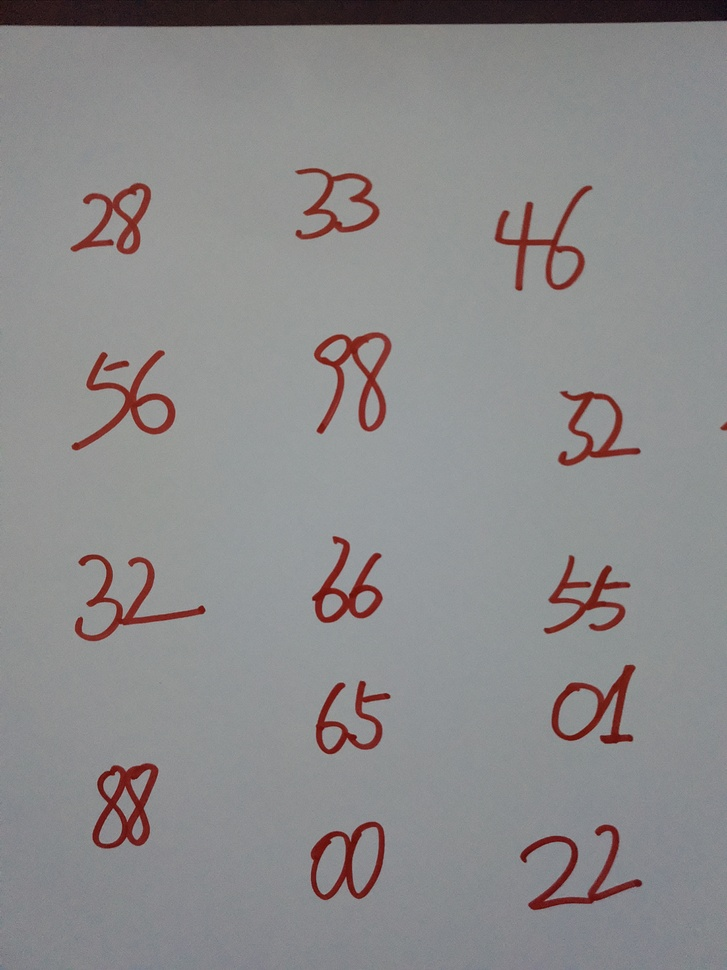
#> input picture CH4_ROI颜色统计与图像二值化/touching_numbers_01.jpg, 727 x 970 px, shrunk from 3000 x 4000 before the run
$ python CH4.3_BinaryInRangeHsv.py
#> lines starting #> are read from the running program, lines starting #| are printed output that depends on the picture; after the words box and inside, x2 and y2 are one past the last pixel; in counts of white or black regions, pixels touching at a corner belong together
'''
    图像二值化 演示
'''
import cv2
import numpy as np

# 读入图片
img = cv2.imread('touching_numbers_01.jpg')
#> img is the input picture: shape (970, 727, 3); mean B, G, R 139.1, 138.4, 140.1
# img = cv2.imread('../../classic_boxes/2018-01-25-20-43-02.png')

# 判断图片是否正确读入
if img is None:
    print("请检查图片路径")
    exit()

img = cv2.cvtColor(img, cv2.COLOR_BGR2HSV)
#> img: shape (970, 727, 3); mean H, S, V 80.4, 16.1, 143.4

# 阈值下界
lowerb = (0, 0, 120)
# 阈值上界
upperb = (255, 255, 152)

# 图像二值化
mask = cv2.inRange(img, lowerb, upperb)
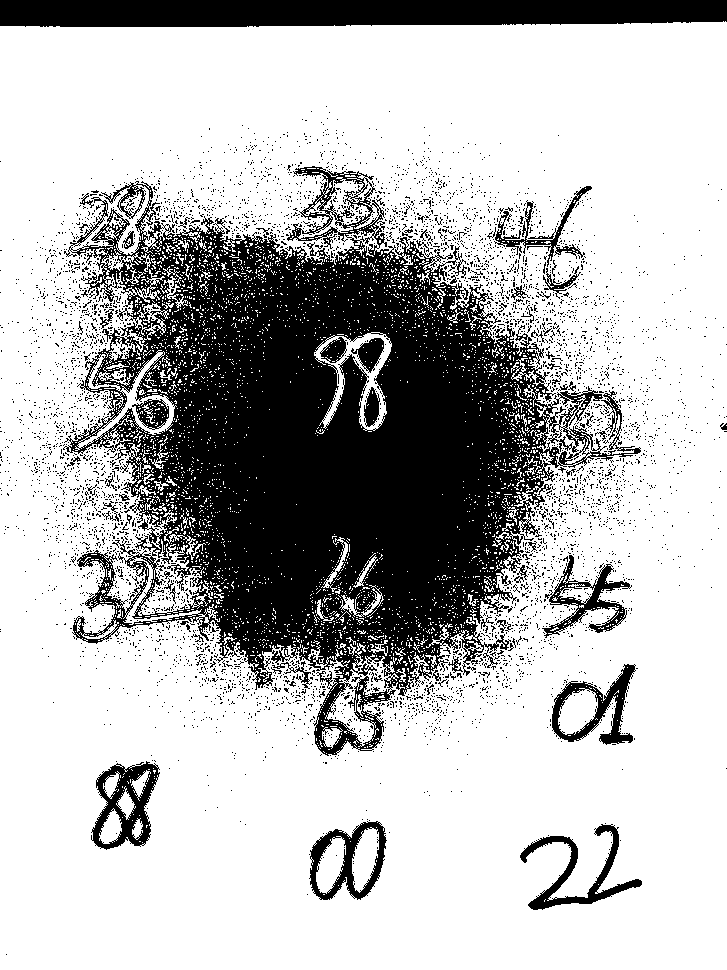
#> mask: shape (970, 727); 72.7% white; 5012 black regions (4935 under 20 px), largest, box (x1, y1, x2, y2) and area: (63, 166, 641, 756) 145428, (0, 0, 727, 27) 18361, (91, 761, 160, 850) 2710

cv2.namedWindow("mask", flags= cv2.WINDOW_NORMAL | cv2.WINDOW_FREERATIO)
cv2.imshow('mask', mask)
cv2.waitKey(0)
cv2.imwrite("bin-chess-hsv.png", mask)

$ run again, with CH4_ROI颜色统计与图像二值化/touching_numbers_02.jpg copied over CH4_ROI颜色统计与图像二值化/touching_numbers_01.jpg
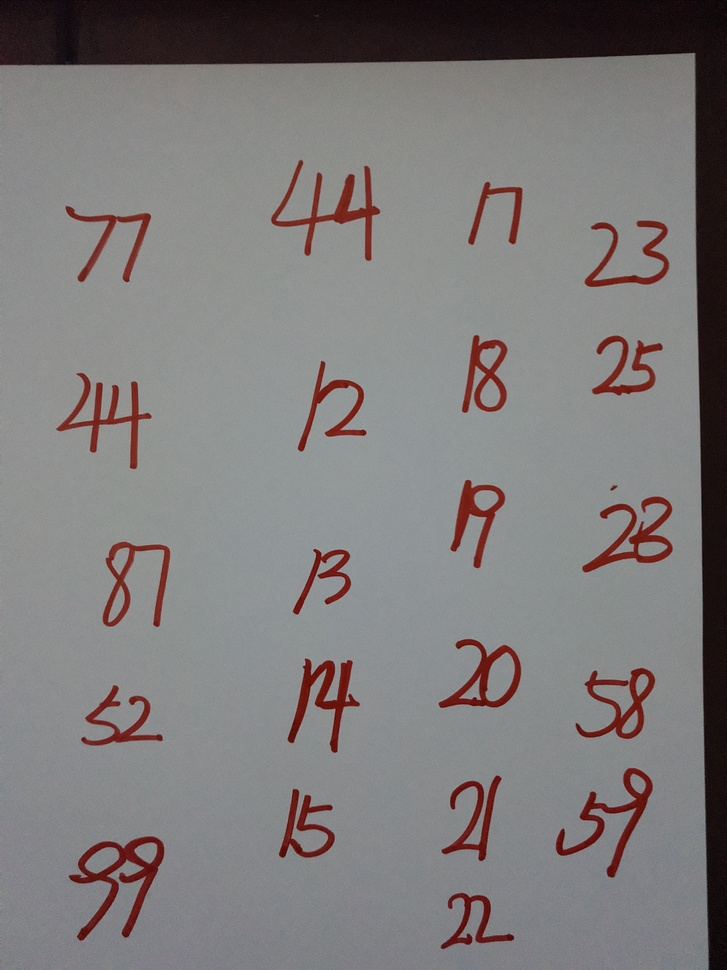
#> input picture CH4_ROI颜色统计与图像二值化/touching_numbers_02.jpg, 727 x 970 px, shrunk from 3000 x 4000 before the run
#> img is the input picture: shape (970, 727, 3); mean B, G, R 123.3, 123.2, 126.6
#> img: shape (970, 727, 3); mean H, S, V 76.4, 26.2, 129.4
#> `mask = cv2.inRange(img, lowerb, upperb)`:
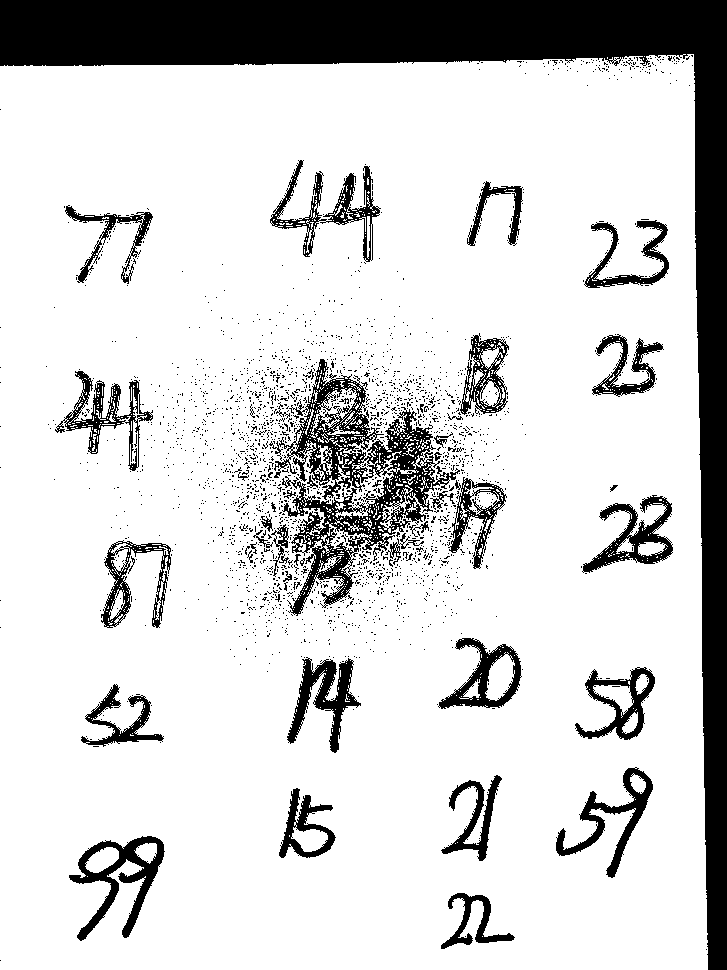
#> mask: shape (970, 727); 82.4% white; 2322 black regions (2272 under 20 px), largest, box (x1, y1, x2, y2) and area: (0, 0, 727, 970) 69428, (269, 359, 460, 616) 13230, (69, 836, 165, 941) 3059
